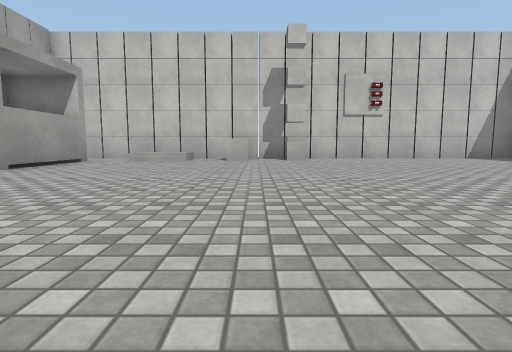
view 1 (above)

23 first-person views from a walk through a Unity game level. The camera is 0.37 m above the floor, tilts 6° down and sees 80° across. The floor is counted in squares, 1 m on a side. Each view is taken from the middle of a square. On the plan, view 1 faces up. The plan holds only what a view shows up to about 9 squares ahead; the rest is blank. The place goes on beyond the plan. The player is left out. Surface patterns are stand-ins for the level's own textures.

view 2
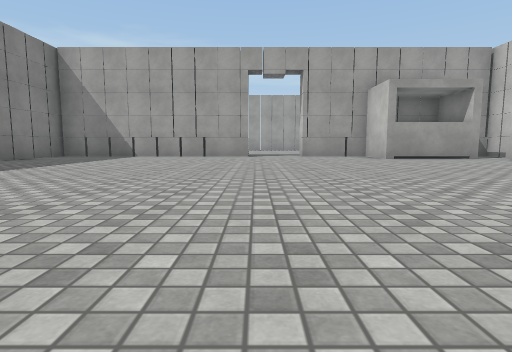

view 3
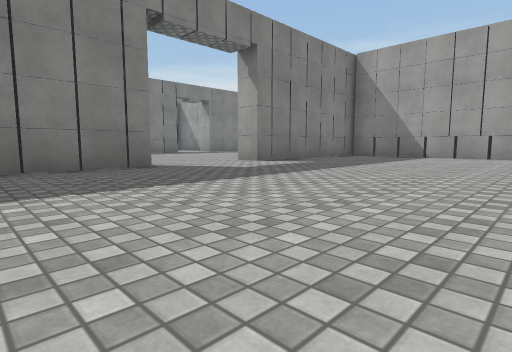

view 4
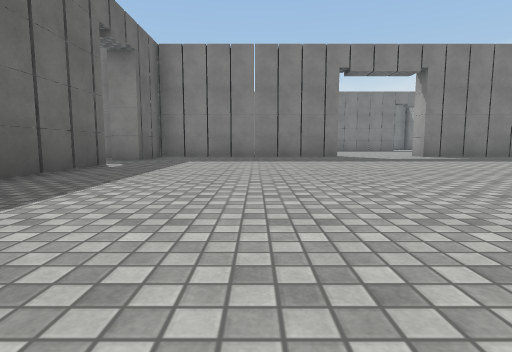

view 5
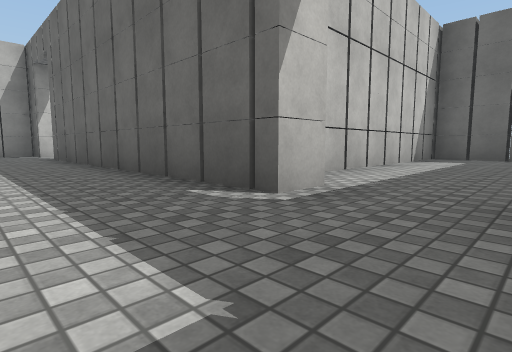

view 6
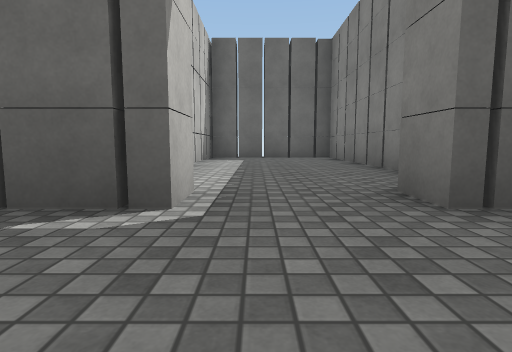

view 7
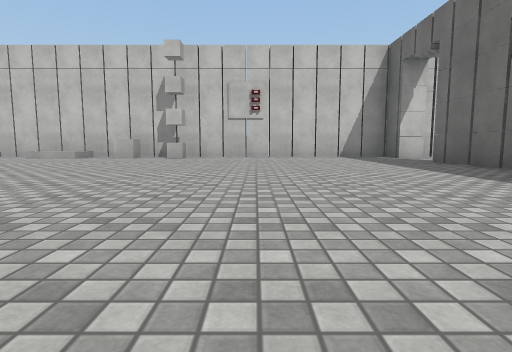

view 8
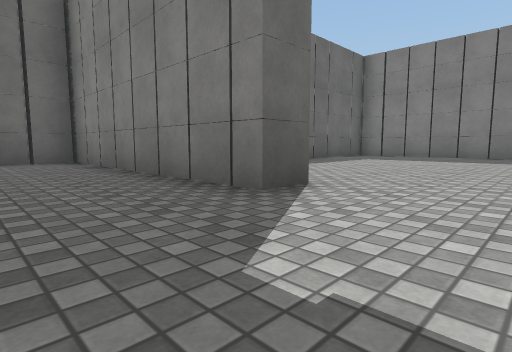

view 9
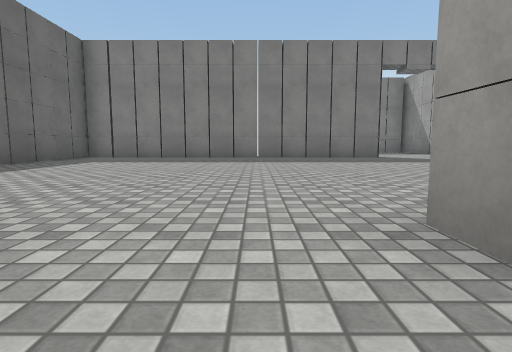

view 10
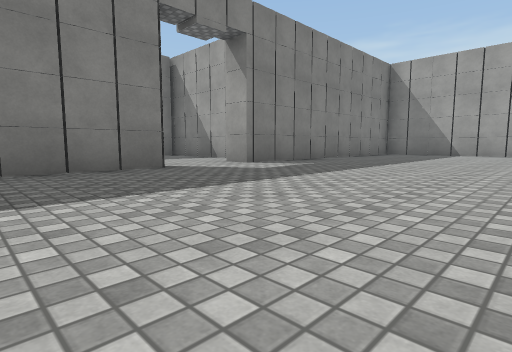

view 11
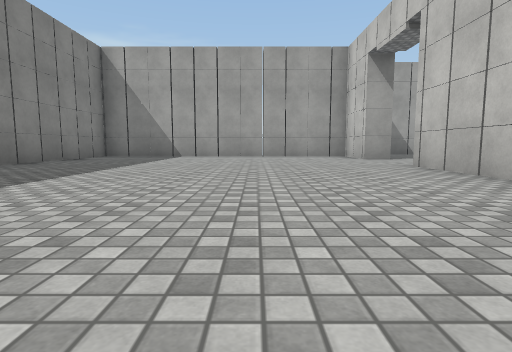

view 12
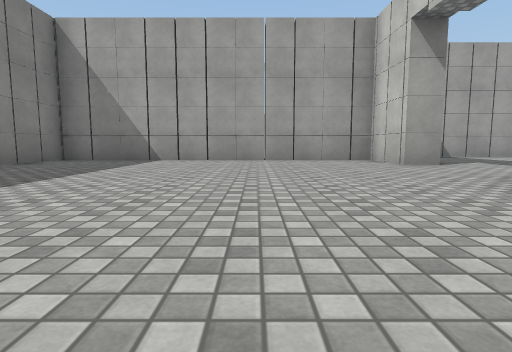

view 13
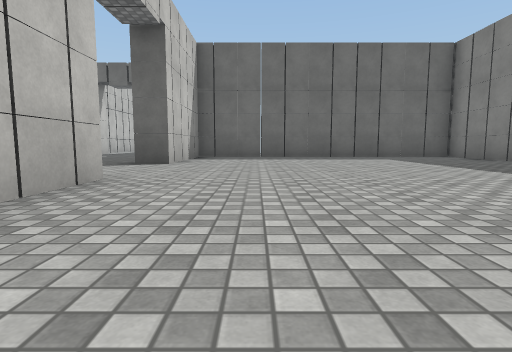

view 14
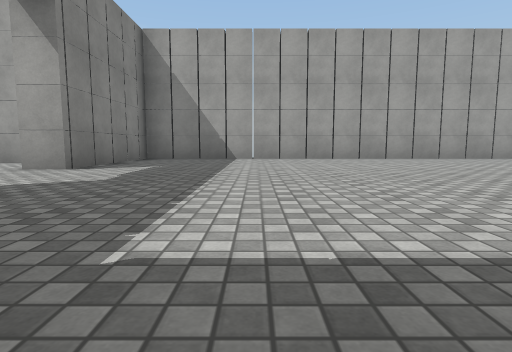

view 15
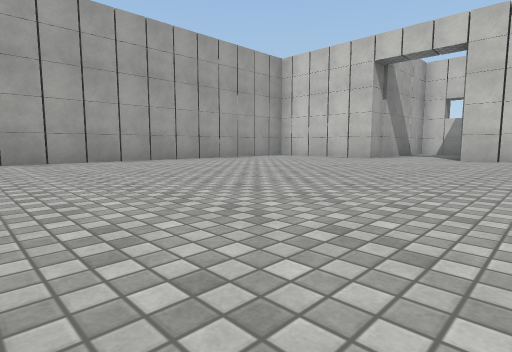

view 16
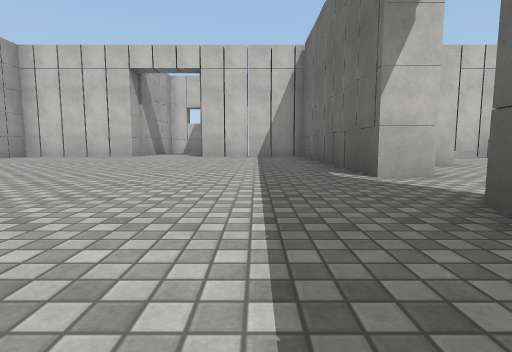

view 17
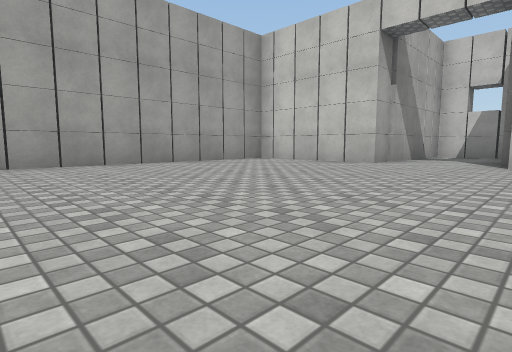

view 18
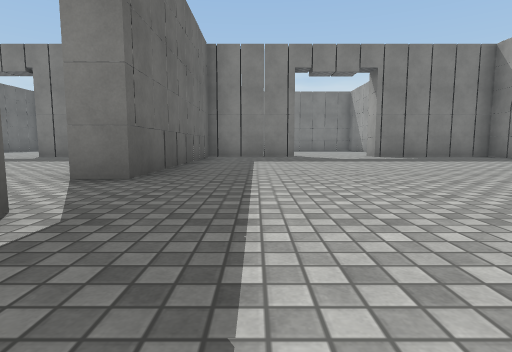

view 19
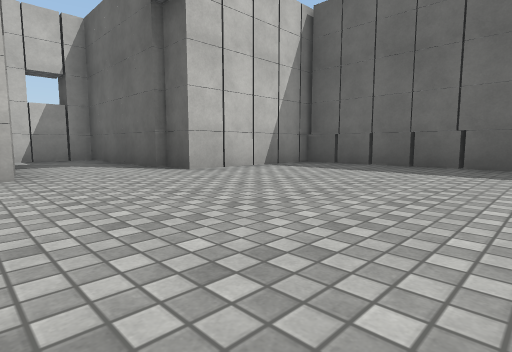

view 20
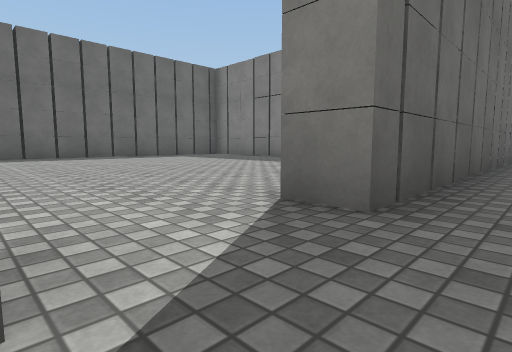

view 21
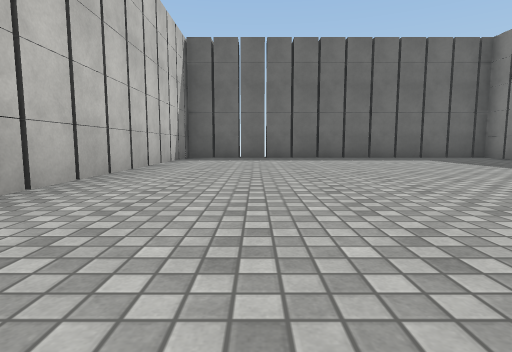

view 22
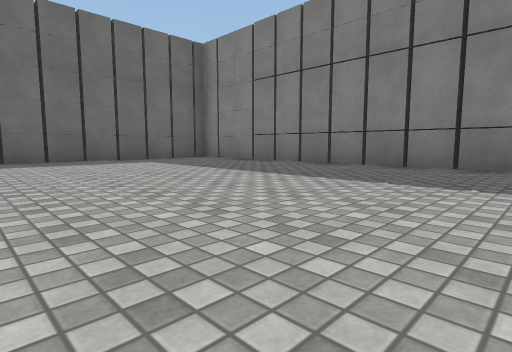

view 23
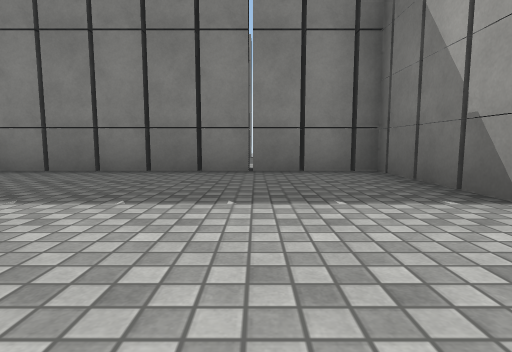

### Floor plan
Ten units are one square. View 1 is at (0, 0); x grows to the right and y downward. Boxes are objects, and circles mark ways between rooms. Rooms are numbered by the first view taken in them; rooms with no view inside come last. Other rooms are left out.
<svg viewBox="-141 -121 301 257">
<path fill="none" stroke="#000" d="M74 15 67 15 67 -54M17 54 17 47 70 47M66 40 71 40M-50 -8 -50 47 -8 47 -8 54M67 49 67 31 74 31M67 -70 67 -78 -51 -78M78 40 133 40 133 8M-50 -42 -50 -24M136 8 85 8M138 15 132 15M140 22 133 22M-15 -75 -15 -66 -29 -66M-35 124 46 124 46 54 17 54M-60 54 -81 54M-8 54 -21 54M-104 54 -120 54 -120 124 -50 124 -50 131M-50 -24 -57 -24 -57 -45M-57 -64 -57 -78 -85 -78 -85 -85M-87 -85 -87 -116 -104 -116 -104 -85M-106 -85 -106 -78 -136 -78 -136 47 -104 47 -104 54M-81 47 -57 47 -57 -8 -50 -8M73 -21 73 1 152 1 152 -79M67 -54 74 -54M74 -70 67 -70M155 -78 78 -78"/>
<rect x="-55" y="-75" width="20" height="40" fill="#bbb"><title>other object</title></rect>
<rect x="-5" y="-75" width="10" height="10" fill="#bbb"><title>cube</title></rect>
<rect x="5" y="-75" width="10" height="10" fill="#bbb"><title>cube</title></rect>
<circle cx="5" cy="50" r="3" fill="#2a7"/>
<circle cx="-50" cy="-15" r="3" fill="#2a7"/>
<circle cx="70" cy="-60" r="3" fill="#2a7"/>
<circle cx="-95" cy="50" r="3" fill="#2a7"/>
<text x="20" y="-10">1</text>
<text x="-40" y="90">2</text>
<text x="-90" y="-20">3</text>
<text x="110" y="-40">4</text>
</svg>
Room 1 opens to room 2. Room 1 opens to room 3. Room 1 opens to room 4. Room 2 opens to room 3.

Where each view was taken, in squares from view 1:
view 1: 0 up, 0 right, facing up
view 2: 1 up, 4 right, facing left
view 3: 0 up, 4 right, facing down-left
view 4: 4 up, 4 right, facing down
view 5: 3 down, 5 right, facing up-right
view 6: 2 down, 5 right, facing right
view 7: 1 down, 3 right, facing up
view 8: 3 down, 0 right, facing down-right
view 9: 4 down, 0 right, facing down
view 10: 8 down, 1 left, facing down-left
view 11: 8 down, 3 left, facing left
view 12: 8 down, 5 left, facing left
view 13: 7 down, 4 left, facing right
view 14: 2 down, 6 left, facing left
view 15: 0 up, 7 left, facing up-left
view 16: 1 down, 7 left, facing up
view 17: 2 up, 8 left, facing up-left
view 18: 4 up, 7 left, facing down
view 19: 4 up, 11 left, facing up-right
view 20: 7 up, 6 right, facing down-right
view 21: 6 up, 7 right, facing right
view 22: 5 up, 8 right, facing down-right
view 23: 4 up, 9 right, facing down
